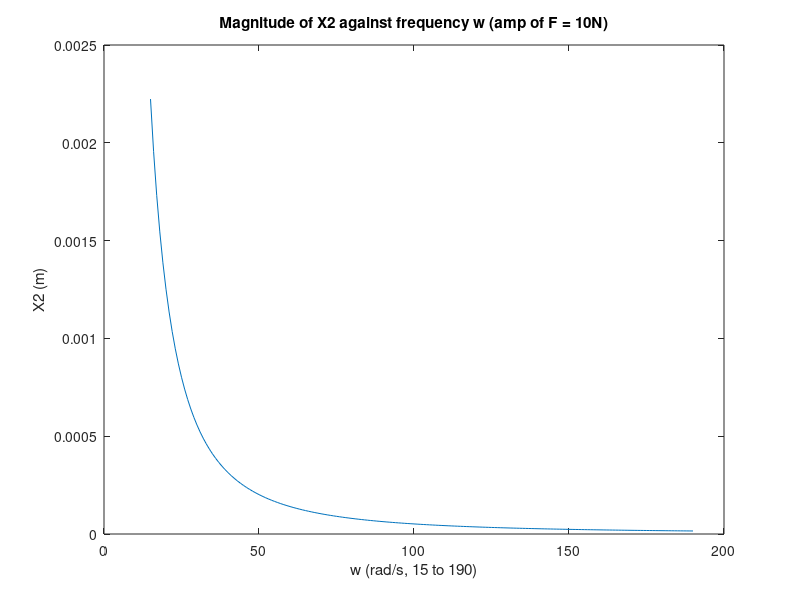

Write the MATLAB code that produced this figure.
% Plotting the amplitude of X2 for mass m2 against angular frequency w
% between the ranges 15rad/s to 190rad/s with excitation force
% amplitude of 10N
% Author: Stephen Xie / Code Wizard
clear;

m1 = 1;
m2 = 1;
k = 171080;
c = 3;
F = 10;
X2vf = zeros(175,1);
w = zeros(175,1);

for freq = 15:1:190
    w(freq-14) = freq;
    delta = (k+1i*freq*c-(freq^2)*m1)*(k+1i*freq*c-(freq^2)*m2)-((-k-1i*freq*c)^2);
    X2vf(freq-14) = abs((k+1i*freq*c)/delta);
end

X2 = X2vf*F;

plot(w, X2vf)
title("Magnitude of X2 against frequency w (amp of F = 10N)")
xlabel("w (rad/s, 15 to 190)")
ylabel("X2 (m)")